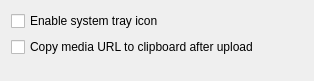
<ui version="4.0" >
 <class>SettingsBase</class>
 <widget class="QWidget" name="SettingsBase" >
  <property name="geometry" >
   <rect>
    <x>0</x>
    <y>0</y>
    <width>314</width>
    <height>81</height>
   </rect>
  </property>
  <layout class="QGridLayout" name="gridLayout" >
   <item row="0" column="0" colspan="2" >
    <widget class="QCheckBox" name="kcfg_enableSysTrayIcon" >
     <property name="text" >
      <string>Enable system tray icon</string>
     </property>
    </widget>
   </item>
   <item row="1" column="0" colspan="2" >
    <widget class="QCheckBox" name="kcfg_CopyMediaUrl" >
     <property name="text" >
      <string>Copy media URL to clipboard after upload</string>
     </property>
    </widget>
   </item>
   <item row="2" column="0" colspan="2" >
    <spacer name="verticalSpacer" >
     <property name="orientation" >
      <enum>Qt::Vertical</enum>
     </property>
     <property name="sizeHint" stdset="0" >
      <size>
       <width>20</width>
       <height>40</height>
      </size>
     </property>
    </spacer>
   </item>
  </layout>
 </widget>
 <layoutdefault spacing="6" margin="11" />
 <pixmapfunction>qPixmapFromMimeSource</pixmapfunction>
 <includes>
  <include location="local" >kcolorbutton.h</include>
 </includes>
 <resources/>
 <connections/>
</ui>
